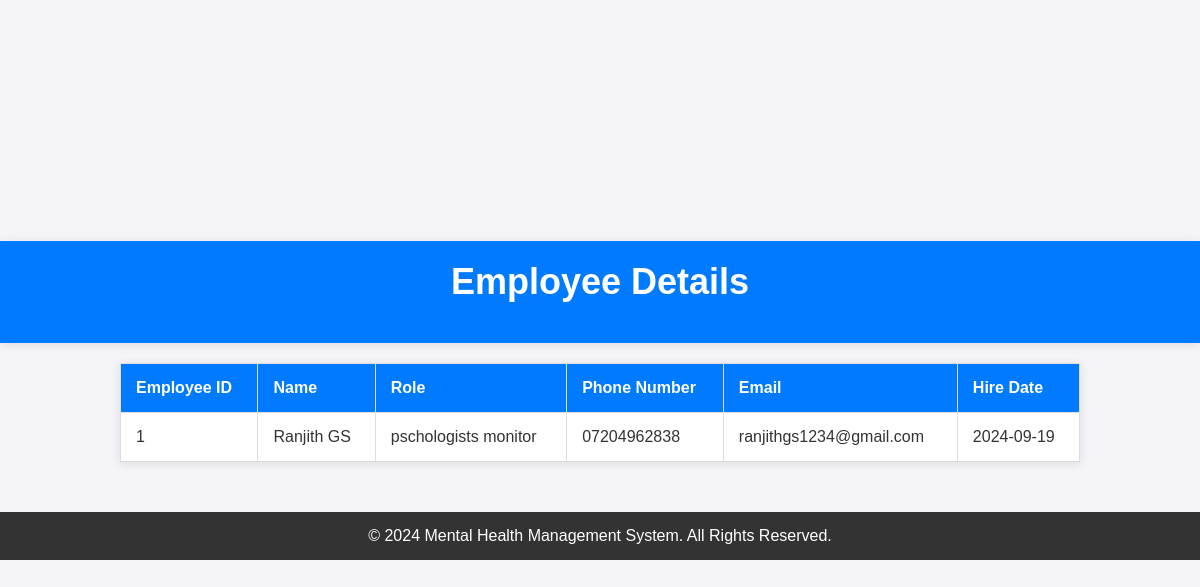
Screenshot of /employees_data.php with the database file from the repository.
### tables this page shows
CREATE TABLE `employees` (
  `employee_id` int(11) NOT NULL,
  `name` varchar(100) NOT NULL,
  `role` varchar(100) NOT NULL,
  `phone_number` varchar(15) NOT NULL,
  `email` varchar(100) NOT NULL,
  `hire_date` date NOT NULL,
  `created_at` timestamp NOT NULL DEFAULT current_timestamp(),
  `password` varchar(255) DEFAULT NULL
);

### employees_data.php (the view, shortened to what this page needs)
<?php
include 'db.php';
$sql = "SELECT employee_id, name, role, phone_number, email, hire_date FROM employees";
$result = $conn->query($sql);
?>
<!DOCTYPE html>
<html lang="en">
<head>
</head>
<body>
    <header>
        <h1>Employee Details</h1>
    </header>
    <table>
        <thead>
            <tr>
                <th>Employee ID</th>
                <th>Name</th>
                <th>Role</th>
                <th>Phone Number</th>
                <th>Email</th>
                <th>Hire Date</th>
            </tr>
        </thead>
        <tbody>
            <?php if ($result->num_rows > 0): ?>
                <?php while($row = $result->fetch_assoc()): ?>
                    <tr>
                        <td><?= htmlspecialchars($row['employee_id']); ?></td>
                        <td><?= htmlspecialchars($row['name']); ?></td>
                        <td><?= htmlspecialchars($row['role']); ?></td>
                        <td><?= htmlspecialchars($row['phone_number']); ?></td>
                        <td><?= htmlspecialchars($row['email']); ?></td>
                        <td><?= htmlspecialchars($row['hire_date']); ?></td>
                    </tr>
                <?php endwhile; ?>
            <?php else: ?>
                <tr>
                    <td colspan="6">No employees found.</td>
                </tr>
            <?php endif; ?>
        </tbody>
    </table>
    <footer>
        <p>&copy; 2024 Mental Health Management System. All Rights Reserved.</p>
    </footer>
</body>
</html>

### employees_data.php (style rules this page uses)
* { margin: 0; padding: 0; box-sizing: border-box; }
body { font-family: 'Arial', sans-serif; background-color: #f4f4f9; color: #333; display: flex; flex-direction: column; align-items: center; justify-content: center; min-height: 100vh; }
header { width: 100%; background-color: #007bff; padding: 20px; color: white; text-align: center; box-shadow: 0 2px 10px rgba(0, 0, 0, 0.1); }
h1 { font-size: 36px; margin-bottom: 20px; }
table { width: 80%; border-collapse: collapse; margin: 20px 0; box-shadow: 0 2px 10px rgba(0, 0, 0, 0.1); background-color: white; }
table th, table td { padding: 15px; text-align: left; border: 1px solid #ddd; }
table th { background-color: #007bff; color: white; }
footer { width: 100%; background-color: #333; color: white; text-align: center; padding: 15px 0; margin-top: 30px; }
footer p { margin: 0; }

### rows the page displays
employees: employee_id "1", name "Ranjith GS", role "pschologists monitor", phone_number "07204962838", email "ranjithgs1234@gmail.com", hire_date "2024-09-19"
